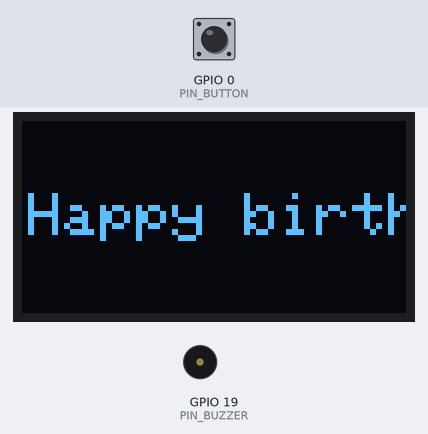
Recording of a sketch running on a simulated ESP32. Parts: 128×64 one-colour display, buzzer (waves = sounding). Inputs (shaded band) come from the test bench; at power-on: GPIO 0 (PIN_BUTTON) HIGH. What the sketch prints to the serial monitor is not drawn.

Above: at 1.2 s.
1.3 s: GPIO 0 (PIN_BUTTON) pulled LOW for 0.15 s
At 3.91 s:
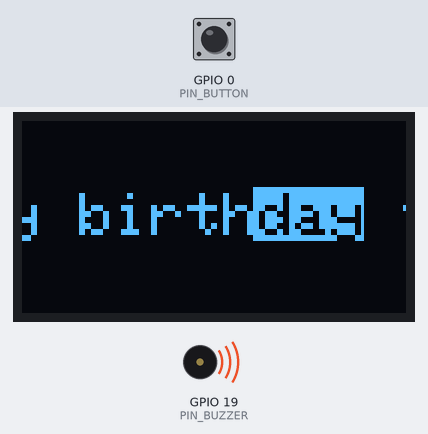
4.4 s: GPIO 0 (PIN_BUTTON) pulled LOW for 1 s
At 5.86 s:
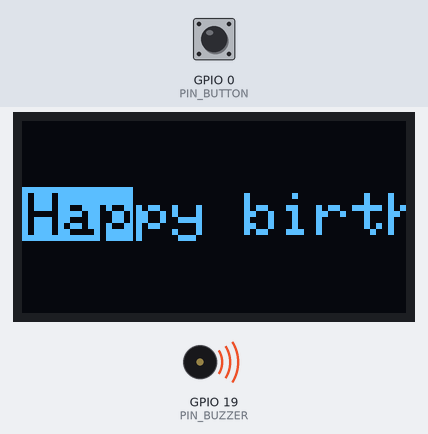
6.0 s: GPIO 0 (PIN_BUTTON) pulled LOW for 0.15 s
At 6.5 s:
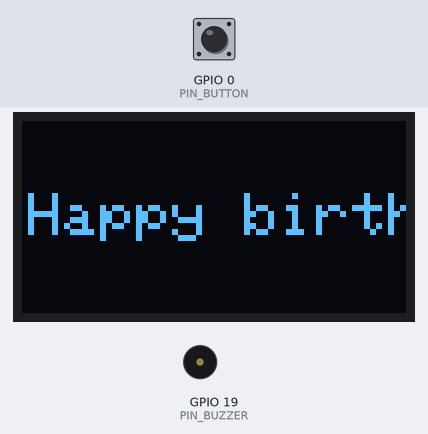
9.1 s: GPIO 0 (PIN_BUTTON) pulled LOW for 1 s
At 15.31 s:
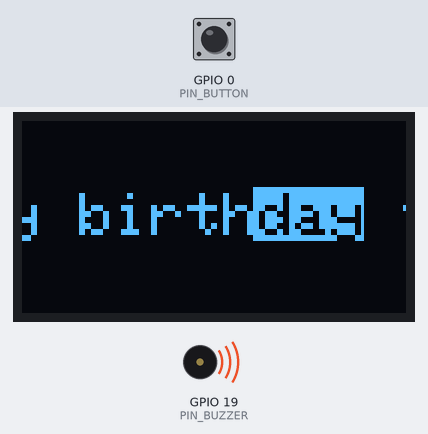
Timing chart, 0 to 19.4 s (numbered marks = the images above; inputs shaded):
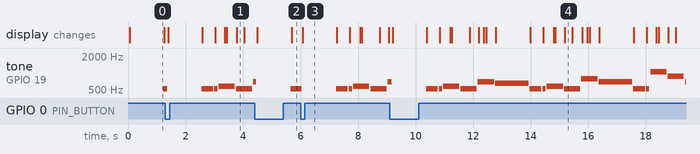

The sketch:

hbd_oled.ino
```cpp
#include <Wire.h>
#include <Adafruit_GFX.h>
#include <Adafruit_SSD1306.h>

// ----------------------------- user settings -------------------------------
#define NAME               "te"
#define NAME2              "mp"
#define SHOW_PROGRESS_BAR  0
#define TEMPO_BPM          100      // quarter-note beats per minute
#define BUZZER_ACTIVE_LOW  0        // 1 = module is on when I/O is LOW
#define NOTE_GAP_MS        40       // silence at the end of every note
#define INTRO_MS           1200     // show first line before singing starts

// ----------------------------- pins ----------------------------------------
#define PIN_SDA     21
#define PIN_SCL     22
#define PIN_BUZZER  19
#define PIN_BUTTON  0               // BOOT button

// ----------------------------- display -------------------------------------
#define SCREEN_W    128
#define SCREEN_H    64
#define OLED_ADDR_1 0x3C
#define OLED_ADDR_2 0x3D

#if BUZZER_ACTIVE_LOW
  #define BUZZER_OFF_LEVEL HIGH
#else
  #define BUZZER_OFF_LEVEL LOW
#endif

// After noTone() the core's tone task detaches the pin asynchronously.
// We wait this long, then drive the pin to its "off" level.
#define BUZZER_PARK_DELAY_MS 10

// Do not start an OLED refresh (~25 ms over I2C) if an audio event is due
// sooner than this, so note timing stays tight.
#define RENDER_GUARD_MS 28

// ----------------------------- notes (Hz) ----------------------------------
// Key of F major, range C5..C6 -- loud and clear on small buzzers.
#define REST      0
#define NOTE_C5   523
#define NOTE_D5   587
#define NOTE_E5   659
#define NOTE_F5   698
#define NOTE_G5   784
#define NOTE_A5   880
#define NOTE_AS5  932   // B-flat 5
#define NOTE_C6   1047

// Durations in sixteenth-note units (3/4 time)
#define D_16   1        // sixteenth
#define D_8D   3        // dotted eighth
#define D_4    4        // quarter
#define D_2    8        // half (held line end)
#define D_FERM 16       // final note, held (fermata)

struct Note {
  uint16_t    freq;      // Hz, 0 = rest
  uint8_t     units;     // length in sixteenth notes
  const char *lyric;     // syllable; trailing space = end of word;
                         // "" = held continuation of previous syllable
};

const Note SONG[] = {
  // Line 1: Happy birthday to you
  { NOTE_C5,  D_8D,   "Hap"    },
  { NOTE_C5,  D_16,   "py "    },
  { NOTE_D5,  D_4,    "birth"  },
  { NOTE_C5,  D_4,    "day "   },
  { NOTE_F5,  D_4,    "to "    },
  { NOTE_E5,  D_2,    "you"    },
  // Line 2: Happy birthday to you
  { NOTE_C5,  D_8D,   "Hap"    },
  { NOTE_C5,  D_16,   "py "    },
  { NOTE_D5,  D_4,    "birth"  },
  { NOTE_C5,  D_4,    "day "   },
  { NOTE_G5,  D_4,    "to "    },
  { NOTE_F5,  D_2,    "you"    },
  // Line 3: Happy birthday dear NAME
  { NOTE_C5,  D_8D,   "Hap"    },
  { NOTE_C5,  D_16,   "py "    },
  { NOTE_C6,  D_4,    "birth"  },
  { NOTE_A5,  D_4,    "day "   },
  { NOTE_F5,  D_4,    "dear "  },
  { NOTE_E5,  D_4,    NAME     },
  { NOTE_D5,  D_2,    NAME2    },
  // Line 4: Happy birthday to you
  { NOTE_AS5, D_8D,   "Hap"    },
  { NOTE_AS5, D_16,   "py "    },
  { NOTE_A5,  D_4,    "birth"  },
  { NOTE_F5,  D_4,    "day "   },
  { NOTE_G5,  D_4,    "to "    },
  { NOTE_F5,  D_FERM, "you"    },
};

const uint8_t NUM_NOTES    = sizeof(SONG) / sizeof(SONG[0]);
const uint8_t LINE_START[] = { 0, 6, 12, 19 };   // first note of each line
const uint8_t NUM_LINES    = sizeof(LINE_START) / sizeof(LINE_START[0]);

const uint32_t UNIT_MS = 60000UL / TEMPO_BPM / 4;  // one sixteenth note

// ----------------------------- globals -------------------------------------
Adafruit_SSD1306 display(SCREEN_W, SCREEN_H, &Wire, -1);
bool oledOk = false;

enum SongState : uint8_t { ST_INTRO, ST_PLAYING, ST_DONE };

SongState state      = ST_INTRO;
uint32_t  stateStart = 0;      // when INTRO started
uint8_t   noteIdx    = 0;
uint32_t  noteStart  = 0;
bool      soundOn    = false;
bool      parkPending = false;
uint32_t  parkAt     = 0;
uint32_t  totalMs    = 0;      // whole song length (computed in setup)

uint32_t  lastRender = 0;
bool      forceRender = true;

// lyric scrolling
float     scrollX    = 0.0f;
int8_t    scrollLine = -1;

// button debounce
bool      btnStable    = HIGH;
bool      btnLastRead  = HIGH;
uint32_t  btnLastChange = 0;
#define   BTN_DEBOUNCE_MS 30

// ============================================================================
//  Buzzer
// ============================================================================
void buzzerPark() {
  pinMode(PIN_BUZZER, OUTPUT);
  digitalWrite(PIN_BUZZER, BUZZER_OFF_LEVEL);
  parkPending = false;
}

void buzzerSilence(uint32_t now) {
  if (soundOn) {
    noTone(PIN_BUZZER);
    soundOn = false;
  }
  parkPending = true;
  parkAt = now + BUZZER_PARK_DELAY_MS;
}

void buzzerPlay(uint16_t freq) {
  parkPending = false;
  if (freq == 0) {
    buzzerPark();
    return;
  }
  tone(PIN_BUZZER, freq);
  soundOn = true;
}

// ============================================================================
//  Song helpers
// ============================================================================
uint32_t noteMs(uint8_t i) { return (uint32_t)SONG[i].units * UNIT_MS; }

uint8_t lineOf(uint8_t idx) {
  for (int8_t l = NUM_LINES - 1; l >= 0; l--) {
    if (idx >= LINE_START[l]) return (uint8_t)l;
  }
  return 0;
}

uint8_t lineEnd(uint8_t line) {
  return (line + 1 < NUM_LINES) ? LINE_START[line + 1] : NUM_NOTES;
}

// Note whose syllable should be highlighted (skips "" continuation notes)
uint8_t lyricNote(uint8_t idx) {
  uint8_t first = LINE_START[lineOf(idx)];
  while (idx > first && SONG[idx].lyric[0] == '\0') idx--;
  return idx;
}

// Milliseconds elapsed in the song (for the progress bar)
uint32_t songElapsed(uint32_t now) {
  if (state == ST_INTRO) return 0;
  if (state == ST_DONE)  return totalMs;
  uint32_t t = 0;
  for (uint8_t i = 0; i < noteIdx; i++) t += noteMs(i);
  uint32_t inNote = now - noteStart;
  if (inNote > noteMs(noteIdx)) inNote = noteMs(noteIdx);
  return t + inNote;
}

void beginNote(uint32_t t) {
  noteStart = t;
  buzzerPlay(SONG[noteIdx].freq);
  forceRender = true;
}

void startSong() {
  if (soundOn) noTone(PIN_BUZZER);
  soundOn = false;
  parkPending = true;
  parkAt = millis() + BUZZER_PARK_DELAY_MS;
  state = ST_INTRO;
  stateStart = millis();
  noteIdx = 0;
  scrollLine = -1;
  forceRender = true;
  Serial.println(F("Song start"));
}

void updateSong(uint32_t now) {
  if (parkPending && (int32_t)(now - parkAt) >= 0) buzzerPark();

  switch (state) {
    case ST_INTRO:
      if (now - stateStart >= INTRO_MS) {
        state = ST_PLAYING;
        noteIdx = 0;
        beginNote(now);
      }
      break;

    case ST_PLAYING: {
      uint32_t dur = noteMs(noteIdx);
      uint32_t el  = now - noteStart;
      if (soundOn && el + NOTE_GAP_MS >= dur) {
        buzzerSilence(now);              // short gap between notes
      }
      if (el >= dur) {
        uint32_t next = noteStart + dur; // keep tempo drift-free
        if (now - next > 50) next = now; // ...unless we fell far behind
        noteIdx++;
        if (noteIdx >= NUM_NOTES) {
          buzzerSilence(now);
          state = ST_DONE;
          forceRender = true;
          Serial.println(F("Song done - press BOOT to replay"));
        } else {
          beginNote(next);
        }
      }
      break;
    }

    case ST_DONE:
      break;
  }
}

// Time until the next audio event, used to avoid starting a slow OLED
// refresh right before a note needs to change.
uint32_t msUntilAudioEvent(uint32_t now) {
  uint32_t best = 0xFFFFFFFFUL;
  if (parkPending) {
    int32_t d = (int32_t)(parkAt - now);
    best = d > 0 ? (uint32_t)d : 0;
  }
  if (state == ST_INTRO) {
    uint32_t el = now - stateStart;
    uint32_t d = el >= INTRO_MS ? 0 : INTRO_MS - el;
    if (d < best) best = d;
  } else if (state == ST_PLAYING) {
    uint32_t dur = noteMs(noteIdx);
    uint32_t el  = now - noteStart;
    uint32_t evt = soundOn ? (dur > NOTE_GAP_MS ? dur - NOTE_GAP_MS : 0) : dur;
    uint32_t d = el >= evt ? 0 : evt - el;
    if (d < best) best = d;
  }
  return best;
}

// ============================================================================
//  Display
// ============================================================================
#define CHAR_W1   6     // text size 1 cell width
#define CHAR_W2   12    // text size 2 cell width
#define BAR_Y     54
#define HL_PAD_L  2     // highlight box padding left of the syllable
#define HL_PAD_R  1     // ...and right (keeps a 1px gap to the next glyph)
#if SHOW_PROGRESS_BAR
  #define LYRIC_Y 19    // vertically centred in the space above the bar
#else
  #define LYRIC_Y 24    // vertically centred on the whole screen
#endif

// Build the text of one lyric line. If hlNote belongs to this line, returns
// the character start/length of that syllable (without trailing spaces).
size_t buildLine(uint8_t line, int16_t hlNote, char *buf, size_t bufSize,
                 size_t &hlStart, size_t &hlLen) {
  size_t pos = 0;
  hlStart = 0;
  hlLen = 0;
  for (uint8_t i = LINE_START[line]; i < lineEnd(line); i++) {
    const char *s = SONG[i].lyric;
    size_t n = strlen(s);
    if (pos + n >= bufSize) n = bufSize - 1 - pos;
    if ((int16_t)i == hlNote) {
      hlStart = pos;
      hlLen = n;
      while (hlLen > 0 && s[hlLen - 1] == ' ') hlLen--;
    }
    memcpy(buf + pos, s, n);
    pos += n;
  }
  while (pos > 0 && buf[pos - 1] == ' ') pos--;   // trim trailing space
  buf[pos] = '\0';
  return pos;
}

void drawCentered(const char *s, int16_t y, uint8_t size) {
  int16_t w = (int16_t)(strlen(s) * (size == 1 ? CHAR_W1 : CHAR_W2));
  int16_t x = (SCREEN_W - w) / 2;
  if (x < 0) x = 0;
  display.setTextSize(size);
  display.setCursor(x, y);
  display.print(s);
}

// Returns true while the lyric line is still scrolling (needs more frames).
bool drawLyrics() {
  uint8_t line;
  int16_t hl;
  if (state == ST_INTRO) { line = 0; hl = -1; }
  else { hl = lyricNote(noteIdx); line = lineOf((uint8_t)hl); }

  char   txt[96];
  size_t hlStart, hlLen;
  size_t len = buildLine(line, hl, txt, sizeof(txt), hlStart, hlLen);

  int16_t textW = (int16_t)(len * CHAR_W2);
  int16_t baseX;
  float   target;
  if (textW <= SCREEN_W) {
    baseX = (SCREEN_W - textW) / 2;
    target = 0.0f;
  } else {
    // Scroll so the highlighted syllable stays near the centre.
    baseX = HL_PAD_L;   // leave room for the highlight box at the left edge
    float center = (hl >= 0) ? (hlStart + hlLen / 2.0f) * CHAR_W2 : 0.0f;
    target = center - SCREEN_W / 2.0f;
    if (target < 0) target = 0;
    int16_t maxScroll = textW + 2 * HL_PAD_L - SCREEN_W;
    if (target > maxScroll) target = (float)maxScroll;
  }

  bool animating = false;
  if ((int8_t)line != scrollLine) {
    scrollLine = (int8_t)line;
    scrollX = target;
  } else {
    float diff = target - scrollX;
    if (diff > 0.5f || diff < -0.5f) {
      scrollX += diff * 0.35f;
      animating = true;
    } else {
      scrollX = target;
    }
  }

  int16_t x0 = baseX - (int16_t)lroundf(scrollX);
  display.setTextSize(2);
  display.setTextColor(SSD1306_WHITE);
  display.setCursor(x0, LYRIC_Y);
  display.print(txt);

  if (hl >= 0 && hlLen > 0) {
    // Inverted box behind the current syllable.
    display.fillRect(x0 + (int16_t)(hlStart * CHAR_W2) - HL_PAD_L, LYRIC_Y - 2,
                     (int16_t)(hlLen * CHAR_W2) - 2 + HL_PAD_L + HL_PAD_R, 18, SSD1306_INVERSE);
  }

  return animating;
}

void drawProgress(uint32_t now) {
  uint32_t el = songElapsed(now);
  int16_t  fill = (int16_t)((uint64_t)el * (SCREEN_W - 4) / (totalMs ? totalMs : 1));
  display.drawRect(0, BAR_Y, SCREEN_W, 10, SSD1306_WHITE);
  if (fill > 0) display.fillRect(2, BAR_Y + 2, fill, 6, SSD1306_WHITE);
}

void drawCake(uint32_t now) {
  // plate
  display.drawFastHLine(22, 51, 84, SSD1306_WHITE);
  // bottom tier (filled) with decoration dots
  display.fillRoundRect(32, 37, 64, 14, 2, SSD1306_WHITE);
  for (int16_t x = 37; x < 94; x += 7) display.fillCircle(x, 44, 1, SSD1306_BLACK);
  // top tier (outline) with frosting drips
  display.fillRect(42, 27, 44, 10, SSD1306_BLACK);
  display.drawRoundRect(42, 27, 44, 11, 2, SSD1306_WHITE);
  for (int16_t x = 45; x < 84; x += 6) display.drawFastVLine(x, 28, (x / 6) % 2 ? 4 : 2, SSD1306_WHITE);

  // "19" number candles (rows 15..26, sitting on the top tier)
  // "1": 2px stem, flag at top-left, foot
  display.fillRect(56, 15, 2, 12, SSD1306_WHITE);
  display.drawLine(53, 18, 56, 15, SSD1306_WHITE);
  display.drawLine(53, 19, 56, 16, SSD1306_WHITE);
  display.drawFastHLine(53, 26, 8, SSD1306_WHITE);
  // "9": 2px-thick top loop, right stem, curled foot
  display.drawRoundRect(66, 15, 10, 7, 3, SSD1306_WHITE);
  display.drawRoundRect(67, 16, 8, 5, 2, SSD1306_WHITE);
  display.fillRect(74, 20, 2, 6, SSD1306_WHITE);
  display.drawFastHLine(67, 26, 8, SSD1306_WHITE);
  display.drawFastHLine(67, 25, 2, SSD1306_WHITE);

  // wicks + flickering flames
  bool flick = (now / 180) % 2;
  const int16_t cx[2] = { 56, 70 };
  for (uint8_t i = 0; i < 2; i++) {
    int16_t x = cx[i];
    display.drawPixel(x, 14, SSD1306_WHITE);
    int16_t tip = ((i + (flick ? 1 : 0)) % 2) ? 1 : -1;
    display.fillCircle(x, 11, 2, SSD1306_WHITE);
    display.fillTriangle(x - 2, 11, x + 2, 11, x + tip, 8, SSD1306_WHITE);
  }

  drawCentered("Press BOOT to replay", 56, 1);
}

void render(uint32_t now) {
  if (!oledOk) return;

  uint32_t interval = (state == ST_DONE) ? 180 : 50;
  if (!forceRender && now - lastRender < interval) return;
  if (msUntilAudioEvent(now) < RENDER_GUARD_MS) return;   // try again soon

  lastRender = now;
  forceRender = false;

  display.clearDisplay();
  display.setTextWrap(false);
  display.setTextColor(SSD1306_WHITE);

  if (state == ST_DONE) {
    drawCake(now);
  } else {
    if (drawLyrics()) forceRender = true;
#if SHOW_PROGRESS_BAR
    drawProgress(now);
#endif
  }
  display.display();
}

// ============================================================================
//  Button
// ============================================================================
void updateButton(uint32_t now) {
  bool r = digitalRead(PIN_BUTTON);
  if (r != btnLastRead) {
    btnLastRead = r;
    btnLastChange = now;
  }
  if (now - btnLastChange >= BTN_DEBOUNCE_MS && r != btnStable) {
    btnStable = r;
    if (btnStable == LOW) startSong();   // pressed
  }
}

// ============================================================================
//  OLED init with address fallback
// ============================================================================
bool i2cPresent(uint8_t addr) {
  Wire.beginTransmission(addr);
  return Wire.endTransmission() == 0;
}

bool initOled() {
  const uint8_t addrs[2] = { OLED_ADDR_1, OLED_ADDR_2 };
  for (uint8_t i = 0; i < 2; i++) {
    if (!i2cPresent(addrs[i])) continue;
    if (display.begin(SSD1306_SWITCHCAPVCC, addrs[i], true, false)) {
      Serial.printf("OLED found at 0x%02X\n", addrs[i]);
      return true;
    }
  }
  Serial.println(F("OLED not found (0x3C/0x3D) - playing sound only"));
  return false;
}

// ============================================================================
//  Arduino entry points
// ============================================================================
void setup() {
  // Park the buzzer pin first so it stays quiet during boot.
  pinMode(PIN_BUZZER, OUTPUT);
  digitalWrite(PIN_BUZZER, BUZZER_OFF_LEVEL);

  pinMode(PIN_BUTTON, INPUT_PULLUP);

  Serial.begin(115200);

  Wire.begin(PIN_SDA, PIN_SCL);
  Wire.setClock(400000);
  oledOk = initOled();

  for (uint8_t i = 0; i < NUM_NOTES; i++) totalMs += noteMs(i);

  startSong();
}

void loop() {
  uint32_t now = millis();
  updateButton(now);
  updateSong(now);
  render(millis());
}
```

Measured:
- after the input at 1.3 s, the display: first changes after 0.09 s (image 1 shows a later state)
- after the input at 4.4 s, the display: first changes after 0.10 s (image 2 shows a later state)
- after the input at 6.0 s, the display: changes after 0.07 s (image 3)
- after the input at 9.1 s, the display: first changes after 0.10 s (image 4 shows a later state)
- by itself, tone on GPIO 19 (PIN_BUZZER): plays 523 Hz for 0.41 s, 523 Hz for 0.11 s, 587 Hz for 0.56 s, 523 Hz for 0.56 s, 698 Hz for 0.56 s, 659 Hz for 1.2 s … (17 notes in this stretch)
- what the display in image 0 shows lasts 1.2 s, from 0.1 s to 1.3 s
